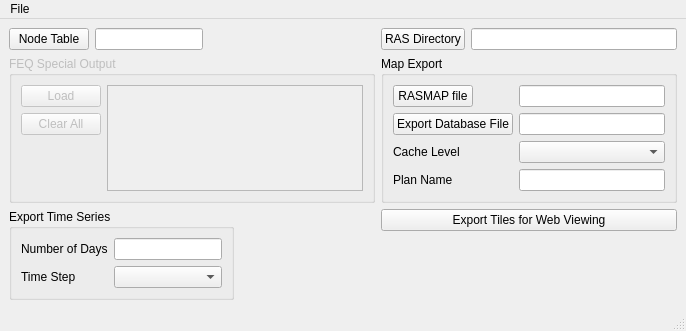
<?xml version="1.0" encoding="UTF-8"?>
<ui version="4.0">
 <class>FEQRASMapperMainWindow</class>
 <widget class="QMainWindow" name="FEQRASMapperMainWindow">
  <property name="geometry">
   <rect>
    <x>0</x>
    <y>0</y>
    <width>686</width>
    <height>312</height>
   </rect>
  </property>
  <property name="windowTitle">
   <string>FEQ RAS mapper</string>
  </property>
  <widget class="QWidget" name="centralwidget">
   <layout class="QFormLayout" name="formLayout_3">
    <item row="0" column="0">
     <layout class="QHBoxLayout" name="horizontalLayout">
      <item>
       <widget class="QPushButton" name="nodeTablePushButton">
        <property name="text">
         <string>Node Table</string>
        </property>
       </widget>
      </item>
      <item>
       <widget class="QLineEdit" name="lineEdit">
        <property name="readOnly">
         <bool>true</bool>
        </property>
       </widget>
      </item>
     </layout>
    </item>
    <item row="0" column="1">
     <layout class="QHBoxLayout" name="horizontalLayout_3">
      <item>
       <widget class="QPushButton" name="rasDirPusButton">
        <property name="text">
         <string>RAS Directory</string>
        </property>
       </widget>
      </item>
      <item>
       <widget class="QLineEdit" name="rasDirLineEdit">
        <property name="readOnly">
         <bool>true</bool>
        </property>
       </widget>
      </item>
     </layout>
    </item>
    <item row="1" column="0">
     <widget class="QGroupBox" name="feqSpecOutputGroupBox">
      <property name="enabled">
       <bool>false</bool>
      </property>
      <property name="title">
       <string>FEQ Special Output</string>
      </property>
      <layout class="QHBoxLayout" name="horizontalLayout_2">
       <item>
        <layout class="QVBoxLayout" name="verticalLayout">
         <item>
          <widget class="QPushButton" name="loadSpecOutputPushButton">
           <property name="text">
            <string>Load</string>
           </property>
          </widget>
         </item>
         <item>
          <widget class="QPushButton" name="clearSpecOutputPushButton">
           <property name="text">
            <string>Clear All</string>
           </property>
          </widget>
         </item>
         <item>
          <spacer name="verticalSpacer_2">
           <property name="orientation">
            <enum>Qt::Vertical</enum>
           </property>
           <property name="sizeHint" stdset="0">
            <size>
             <width>20</width>
             <height>40</height>
            </size>
           </property>
          </spacer>
         </item>
        </layout>
       </item>
       <item>
        <widget class="QTableView" name="specOutputTableView"/>
       </item>
      </layout>
     </widget>
    </item>
    <item row="1" column="1">
     <widget class="QGroupBox" name="groupBox_2">
      <property name="title">
       <string>Map Export</string>
      </property>
      <layout class="QFormLayout" name="formLayout_2">
       <item row="0" column="0">
        <widget class="QPushButton" name="rasmapFilePushButton">
         <property name="text">
          <string>RASMAP file</string>
         </property>
        </widget>
       </item>
       <item row="0" column="1">
        <widget class="QLineEdit" name="rasmapFileLineEdit">
         <property name="readOnly">
          <bool>true</bool>
         </property>
        </widget>
       </item>
       <item row="1" column="0">
        <widget class="QPushButton" name="exportDBPushButton">
         <property name="text">
          <string>Export Database File</string>
         </property>
        </widget>
       </item>
       <item row="1" column="1">
        <widget class="QLineEdit" name="exportDBLineEdit">
         <property name="readOnly">
          <bool>true</bool>
         </property>
        </widget>
       </item>
       <item row="2" column="0">
        <widget class="QLabel" name="label_3">
         <property name="text">
          <string>Cache Level</string>
         </property>
         <property name="buddy">
          <cstring>cacheLevelComboBox</cstring>
         </property>
        </widget>
       </item>
       <item row="2" column="1">
        <widget class="QComboBox" name="cacheLevelComboBox"/>
       </item>
       <item row="3" column="0">
        <widget class="QLabel" name="label_4">
         <property name="text">
          <string>Plan Name</string>
         </property>
         <property name="buddy">
          <cstring>planNameLineEdit</cstring>
         </property>
        </widget>
       </item>
       <item row="3" column="1">
        <widget class="QLineEdit" name="planNameLineEdit"/>
       </item>
      </layout>
     </widget>
    </item>
    <item row="2" column="0">
     <widget class="QGroupBox" name="groupBox_3">
      <property name="title">
       <string>Export Time Series</string>
      </property>
      <layout class="QFormLayout" name="formLayout">
       <item row="0" column="0">
        <widget class="QLabel" name="label">
         <property name="text">
          <string>Number of Days</string>
         </property>
         <property name="buddy">
          <cstring>numDaysLineEdit</cstring>
         </property>
        </widget>
       </item>
       <item row="0" column="1">
        <widget class="QLineEdit" name="numDaysLineEdit"/>
       </item>
       <item row="1" column="0">
        <widget class="QLabel" name="label_2">
         <property name="text">
          <string>Time Step</string>
         </property>
         <property name="buddy">
          <cstring>timeStepComboBox</cstring>
         </property>
        </widget>
       </item>
       <item row="1" column="1">
        <widget class="QComboBox" name="timeStepComboBox"/>
       </item>
      </layout>
     </widget>
    </item>
    <item row="2" column="1">
     <widget class="QPushButton" name="exportTilesPushButton">
      <property name="text">
       <string>Export Tiles for Web Viewing</string>
      </property>
     </widget>
    </item>
   </layout>
  </widget>
  <widget class="QMenuBar" name="menubar">
   <property name="geometry">
    <rect>
     <x>0</x>
     <y>0</y>
     <width>686</width>
     <height>21</height>
    </rect>
   </property>
   <widget class="QMenu" name="menuFile">
    <property name="title">
     <string>File</string>
    </property>
    <addaction name="actionNew"/>
    <addaction name="actionOpen"/>
    <addaction name="actionSave"/>
    <addaction name="actionSaveAs"/>
   </widget>
   <addaction name="menuFile"/>
  </widget>
  <widget class="QStatusBar" name="statusbar"/>
  <action name="actionNew">
   <property name="text">
    <string>New</string>
   </property>
  </action>
  <action name="actionOpen">
   <property name="text">
    <string>Open</string>
   </property>
  </action>
  <action name="actionSave">
   <property name="text">
    <string>Save</string>
   </property>
  </action>
  <action name="actionSaveAs">
   <property name="text">
    <string>Save As</string>
   </property>
  </action>
 </widget>
 <tabstops>
  <tabstop>nodeTablePushButton</tabstop>
  <tabstop>lineEdit</tabstop>
  <tabstop>loadSpecOutputPushButton</tabstop>
  <tabstop>clearSpecOutputPushButton</tabstop>
  <tabstop>specOutputTableView</tabstop>
  <tabstop>numDaysLineEdit</tabstop>
  <tabstop>timeStepComboBox</tabstop>
  <tabstop>rasDirPusButton</tabstop>
  <tabstop>rasDirLineEdit</tabstop>
  <tabstop>rasmapFilePushButton</tabstop>
  <tabstop>rasmapFileLineEdit</tabstop>
  <tabstop>exportDBPushButton</tabstop>
  <tabstop>exportDBLineEdit</tabstop>
  <tabstop>cacheLevelComboBox</tabstop>
  <tabstop>planNameLineEdit</tabstop>
 </tabstops>
 <resources/>
 <connections/>
</ui>
